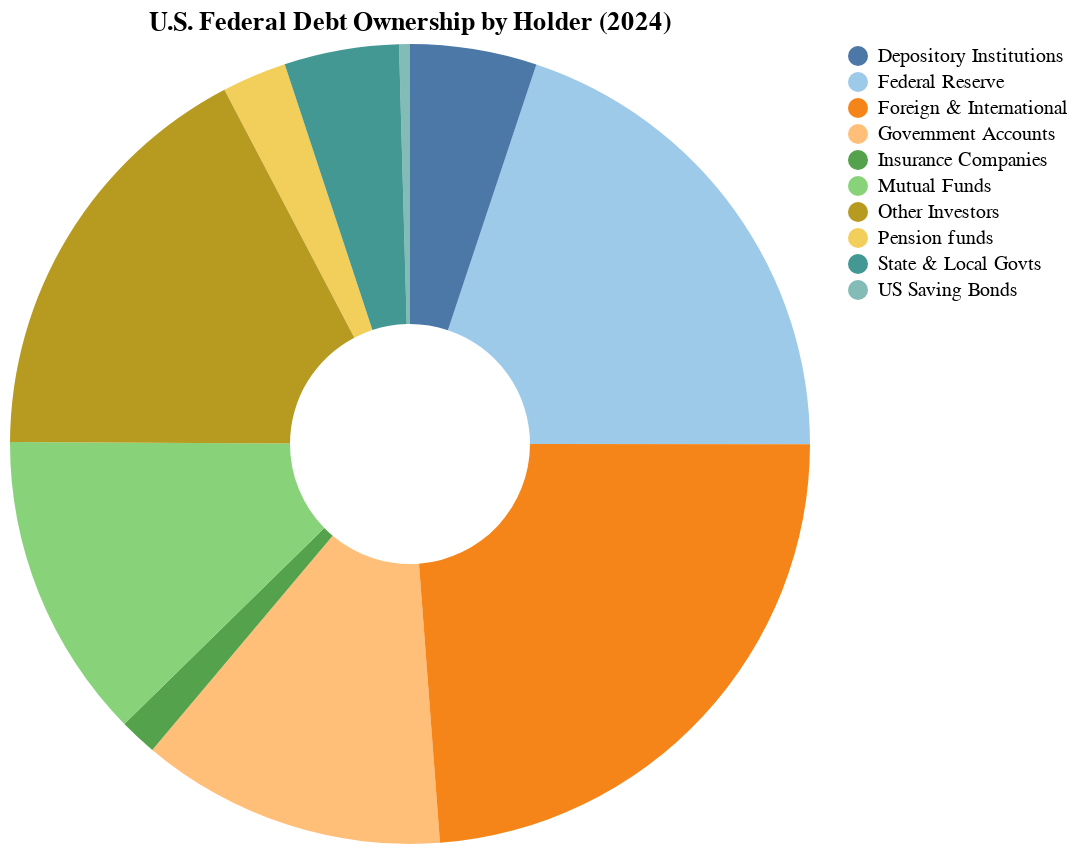

Source (notebook cell):
### Code cell
# Reading and Preparing Data 
df = pd.read_excel(FILE_PATH, sheet_name='Debt Holding')
df = df.dropna(how='all').dropna(axis=1, how='all')
df_long = df.melt(var_name='Category', value_name='Amount')
df_long = df_long[~df_long['Category'].isin(['Total Public Debt', 'Total Privately Held'])]
df_long['Amount'] = pd.to_numeric(df_long['Amount'], errors='coerce')
df_long = df_long.dropna(subset=['Amount'])
total = df_long['Amount'].sum()

# Donut chart
chart = (
    alt.Chart(df_long)
    .mark_arc(innerRadius=60)  
    .encode(
        theta='Amount:Q',
        color=alt.Color(
            'Category:N',
            legend=alt.Legend(title=None),  
            scale=alt.Scale(scheme='tableau20')
        )
    )
    .properties(
        title='U.S. Federal Debt Ownership by Holder (2024)',
        width=400,
        height=400
    )
)

chart

### Figure 1 — Vega-Lite specification as saved in the notebook (floating-point values rounded to 4 significant figures)
{"config": {"view": {"continuousWidth": 300, "continuousHeight": 300}}, "data": {"name": "data-01f7bc1382294b994859df0253b59bb7"}, "mark": {"type": "arc", "innerRadius": 60}, "encoding": {"color": {"field": "Category", "legend": {"title": null}, "scale": {"scheme": "tableau20"}, "type": "nominal"}, "theta": {"field": "Amount", "type": "quantitative"}}, "height": 400, "title": "U.S. Federal Debt Ownership by Holder (2024)", "width": 400, "$schema": "https://vega.github.io/schema/vega-lite/v5.20.1.json", "datasets": {"data-01f7bc1382294b994859df0253b59bb7": [{"Category": "Federal Reserve", "Amount": 7204.0}, {"Category": "Government Accounts", "Amount": 4469.0}, {"Category": "Depository Institutions", "Amount": 1853.0}, {"Category": "US Saving Bonds", "Amount": 158.7}, {"Category": "Pension funds", "Amount": 945.3}, {"Category": "Insurance Companies", "Amount": 549.5}, {"Category": "Mutual Funds", "Amount": 4498.0}, {"Category": "State & Local Govts", "Amount": 1678.0}, {"Category": "Foreign & International", "Amount": 8620.0}, {"Category": "Other Investors", "Amount": 6244.0}]}}
